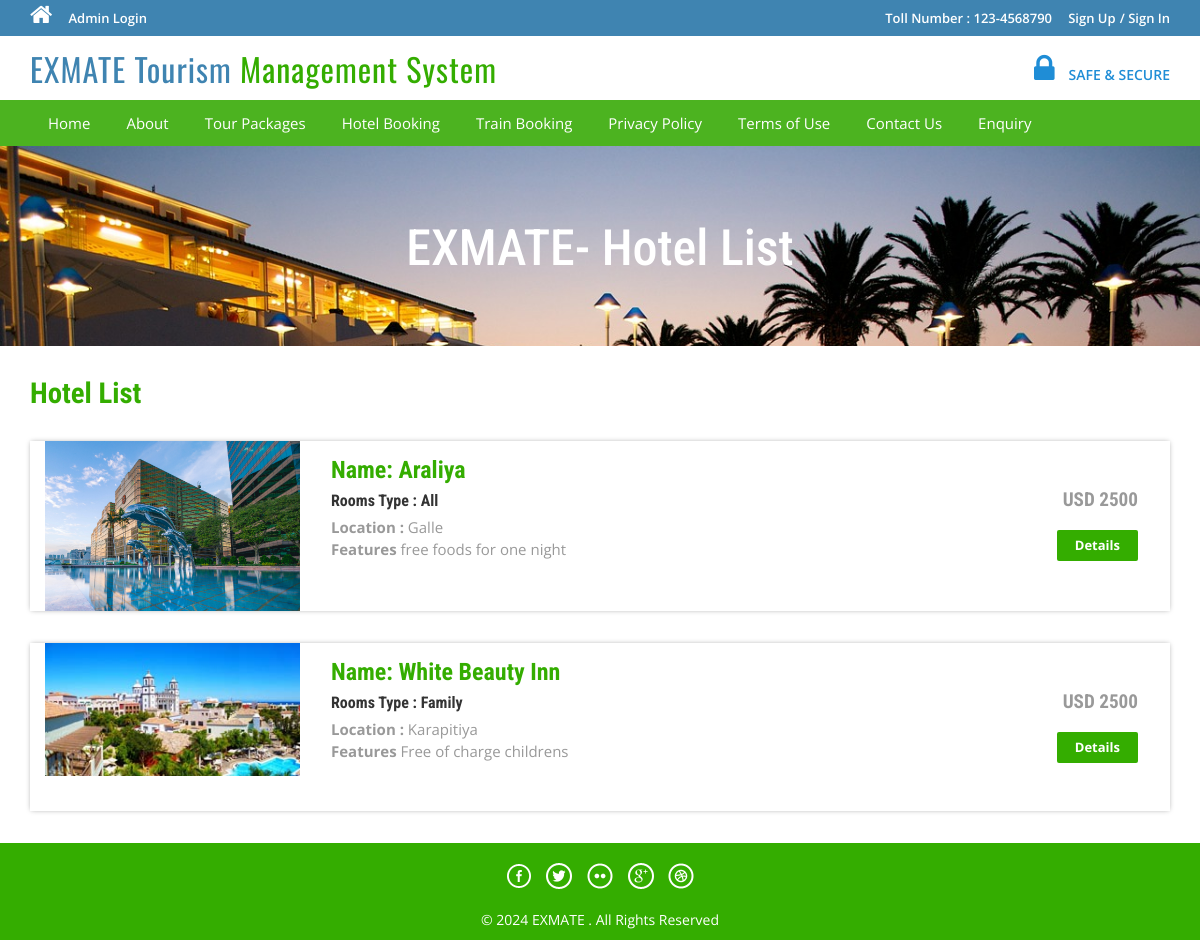
The page /hotel-list.php on the database its author committed.
### tables this page shows
CREATE TABLE IF NOT EXISTS `tblhotels` (
  `Hotelid` int NOT NULL AUTO_INCREMENT,
  `HotelName` varchar(200) DEFAULT NULL,
  `HotelType` varchar(150) DEFAULT NULL,
  `HotelLocation` varchar(100) DEFAULT NULL,
  `HotelPrice` int DEFAULT NULL,
  `HotelFetures` varchar(255) DEFAULT NULL,
  `HotelDetails` mediumtext,
  `HotelImage` varchar(100) DEFAULT NULL,
  `Creationdate` timestamp NULL DEFAULT CURRENT_TIMESTAMP,
  `UpdationDate` timestamp NULL DEFAULT NULL ON UPDATE CURRENT_TIMESTAMP,
  PRIMARY KEY (`Hotelid`)
);

### hotel-list.php (the view, shortened to what this page needs)
<?php
include('includes/config.php');
?>
<!DOCTYPE HTML>
<html>
<head>
<link href="css/bootstrap.css" rel='stylesheet' type='text/css' />
<link href="css/style.css" rel='stylesheet' type='text/css' />
<link href="css/font-awesome.css" rel="stylesheet">
<link href="css/animate.css" rel="stylesheet" type="text/css" media="all">
</head>
<body>
<?php include('includes/header.php');?>
<div class="banner-3">
	<div class="container">
		<h1 class="wow zoomIn animated animated" data-wow-delay=".5s" style="visibility: visible; animation-delay: 0.5s; animation-name: zoomIn;"> EXMATE- Hotel List</h1>
	</div>
</div>
<div class="rooms">
	<div class="container">
		<div class="room-bottom">
			<h3>Hotel List</h3>
<?php $sql = "SELECT * from tblhotels";
$query = $dbh->prepare($sql);
$query->execute();
$results=$query->fetchAll(PDO::FETCH_OBJ);
if($query->rowCount() > 0)
{
foreach($results as $result)
{	?>
			<div class="rom-btm">
				<div class="col-md-3 room-left wow fadeInLeft animated" data-wow-delay=".5s">
					<img src="admin/hotelimages/<?php echo htmlentities($result->HotelImage);?>" class="img-responsive" alt="">
				</div>
				<div class="col-md-6 room-midle wow fadeInUp animated" data-wow-delay=".5s">
					<h4>Name: <?php echo htmlentities($result->HotelName);?></h4>
					<h6>Rooms Type : <?php echo htmlentities($result->HotelType);?></h6>
					<p><b>Location :</b> <?php echo htmlentities($result->HotelLocation);?></p>
					<p><b>Features</b> <?php echo htmlentities($result->HotelFetures);?></p>
				</div>
				<div class="col-md-3 room-right wow fadeInRight animated" data-wow-delay=".5s">
					<h5>USD <?php echo htmlentities($result->HotelPrice);?></h5>
					<a href="hotel-details.php?hotelid=<?php echo htmlentities($result->Hotelid);?>" class="view">Details</a>
				</div>
				<div class="clearfix"></div>
			</div>
<?php }} ?>
		</div>
	</div>
</div>
<?php include('includes/footer.php');?>
</body>
</html>

### css/style.css (style rules this page uses)
html, body { font-size: 100%; background: #fff; font-family: 'Open Sans', sans-serif; }
body a,.grid_1,plan_1,plan_1.one,plan_1.two,i.icon1, i.icon2, i.icon3, i.icon4, i.icon5, i.icon6 { transition:0.5s all; -webkit-transition:0.5s all; -moz-transition:0.5s all; -o-transition:0.5s all; -ms-transition:0.5s all; }
h1,h2,h3,h4,h5,h6 { margin:0; font-family: 'Roboto Condensed', sans-serif; }
p { margin:0; }
a.view { padding: 6px 18px; font-weight: 700; color: #fff; background-color: #34ad00; border: 0; font-size: 13px; border-radius: 2px; -webkit-transition: all .2s; -moz-transition: all .2s; transition: all .2s; margin-top: 20px; display: inline-block; }
.banner-3 { background: url(../images/6.jpg)no-repeat; background-size: cover; -webkit-background-size: cover; -o-background-size: cover; -ms-background-size: cover; -moz-background-size: cover; min-height:200px; }
.banner-3 h1 { font-size: 50px; margin-bottom: 40px; padding: 1.5em 0 0; text-align: center; color: #fff; }
.rom-btm { margin-top: 2em; box-shadow: 0px 0px 5px -1px rgba(0, 0, 0, 0.37); }
.room-bottom h3 { font-size: 1.8em; font-weight: 700; color: #34ad00; }
.room-bottom { padding: 2em 0; }
.rom-btm h4 { font-size: 1.5em; font-weight: 700; color: #34ad00; }
.rom-btm p { font-size: 15px; color: #999; }
.rom-btm h6 { font-size: 1em; font-weight: 700; margin: 0.5em 0; }
.room-right { text-align: right; padding: 3em 2em; }
.room-midle { padding: 1em; }
.rom-btm h5 { font-size: 1.2em; font-weight: 700; color: #999; }

### rows shown on the page
tblhotels: HotelImage (picture), HotelName "Araliya", HotelType "All", HotelLocation "Galle", HotelFetures "free foods for one night", HotelPrice "2500"
tblhotels: HotelImage (picture), HotelName "White Beauty Inn", HotelType "Family", HotelLocation "Karapitiya", HotelFetures "Free of charge childrens", HotelPrice "2500"
